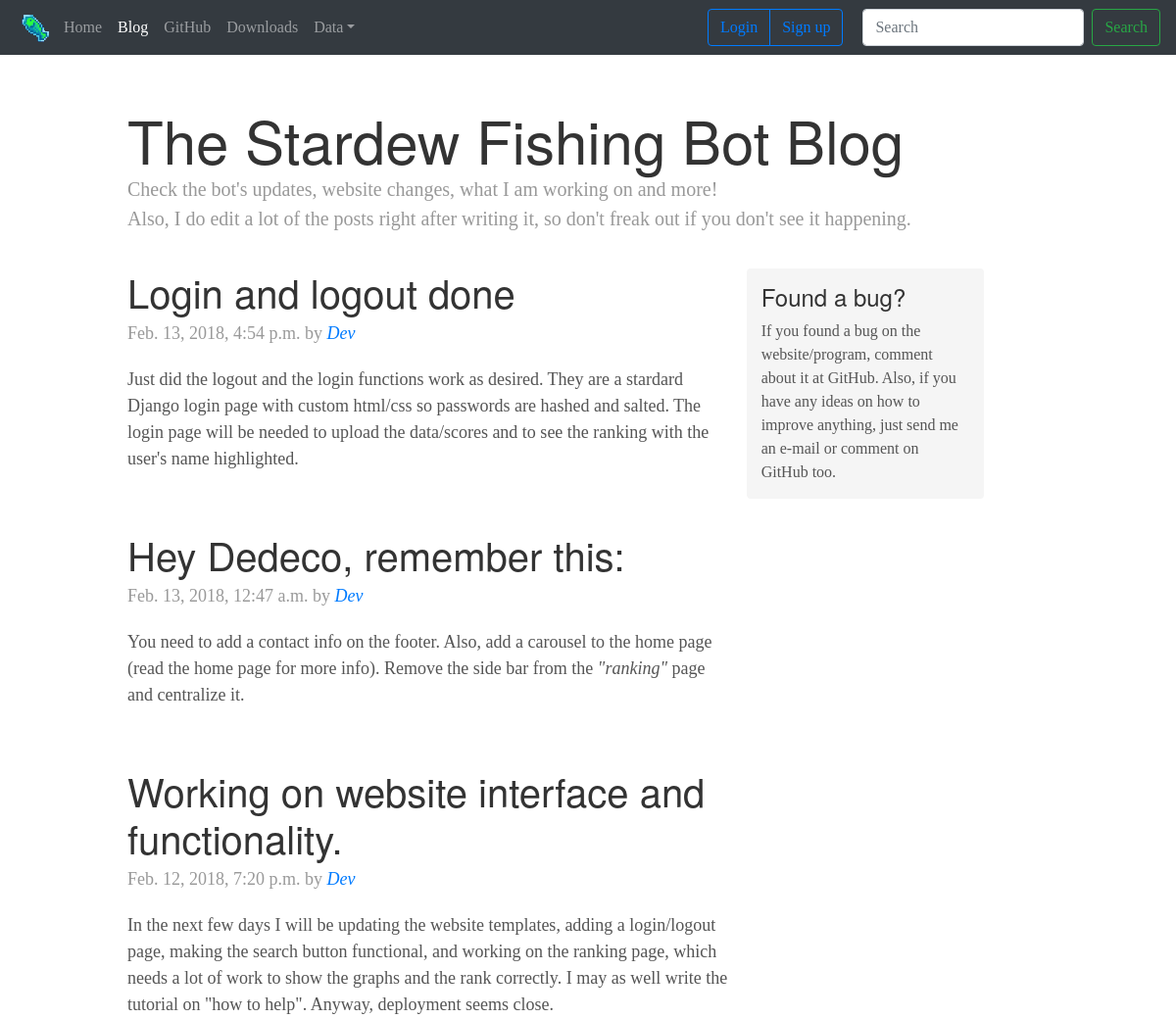
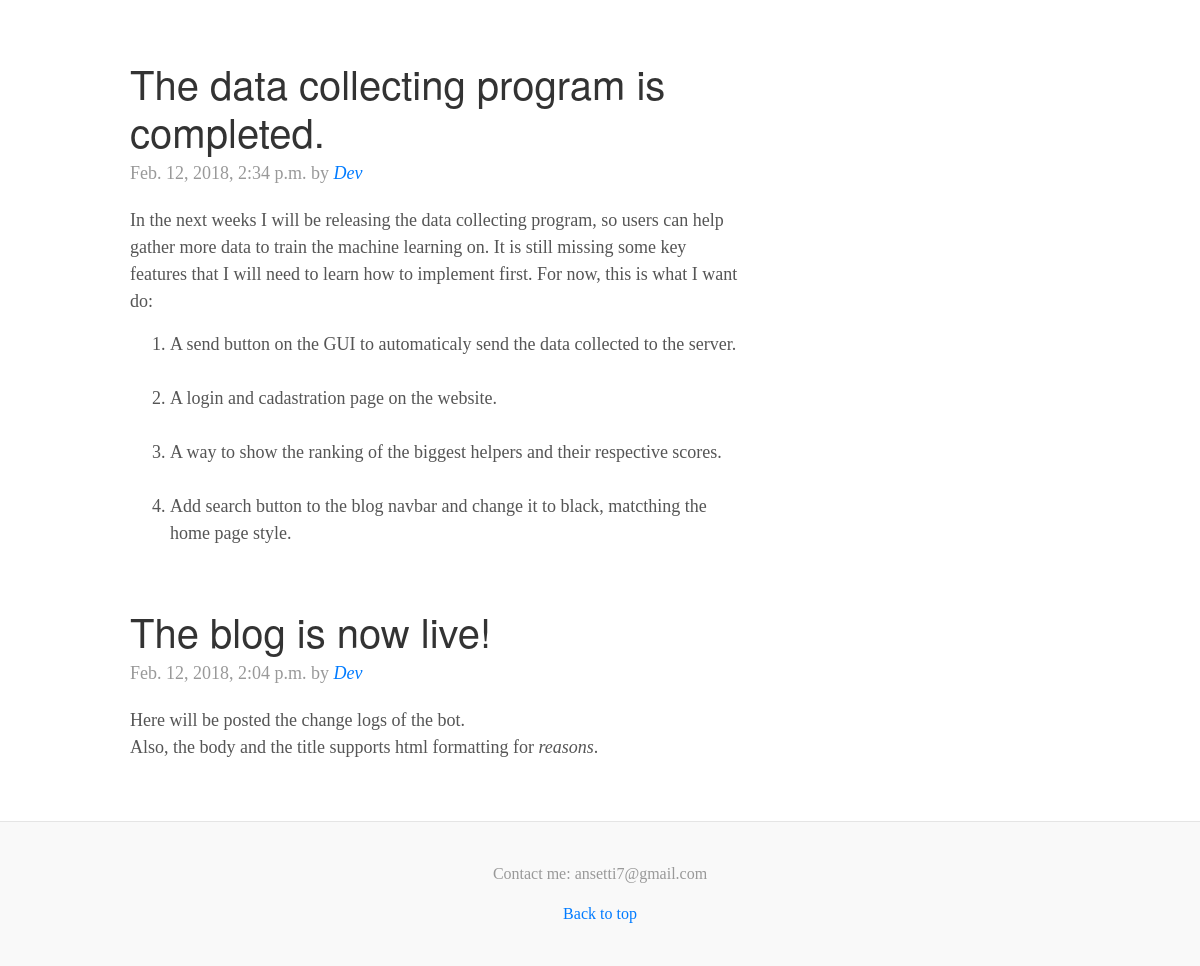
Screenshot of /blog/ with the database file from the repository (2 pictures, top to bottom).
### blog/models.py (models this page shows, shortened)
class Post(models.Model):
    title = models.CharField(max_length = 140)
    body = models.TextField()
    date = models.DateTimeField()
    author = models.CharField(max_length = 20, default = 'Dev')

### blog/templates/blog/index.html (shortened to what this page needs)
{% extends 'home/header_footer.html' %}
{% block title %}
  {% load staticfiles %}
  <link href="{% static 'css/jumbotron.css' %}" rel="stylesheet">
  <link href="{% static 'css/blog.css' %}" rel="stylesheet">
{% endblock title %}
{% block body %}
<div class="container">
  <div class="blog-header">
    <h1 class="blog-title">The Stardew Fishing Bot Blog</h1>
    <p class="lead blog-description">Check the bot's updates, website changes, what I am working on and more!<br> Also, I do edit a lot of the posts right after writing it, so don't freak out if you don't see it happening.<br></p>
  </div>
  <div class="row">
    <div class="col-sm-8 blog-main">
      <div class="blog-post">
        {% include 'blog/posts.html' %}
      </div>
    </div>
    <div class="col-sm-3 col-sm-offset-1 blog-sidebar">
      <div class="sidebar-module sidebar-module-inset">
        <h4>Found a bug?</h4>
        <p>If you found a bug on the website/program, comment about it at GitHub. Also, if you have any ideas on how to improve anything, just send me an e-mail or comment on GitHub too.</p>
      </div>
      </div>
  </div>
</div>
{% endblock body %}

### blog/templates/blog/posts.html
{% block content %}
	{% for post in object_list %}
	<div class="blog-post">
		<h2 class="blog-post-title">{{post.title|safe}}</h2>
        <p class="blog-post-meta">{{post.date}} by <a href="https://github.com/Setti7"><i>{{post.author}}</i></a></p>
        <p>{{post.body|safe|linebreaks}}</p>
    </div>
    {% endfor %}
{% endblock %}

### user/static/css/jumbotron.css (style rules this page uses)
body { padding-top: 3.5rem; }

### user/static/css/blog.css (style rules this page uses)
body { font-family: Georgia, "Times New Roman", Times, serif; color: #555; }
h1, .h1, h2, .h2, h3, .h3, h4, .h4, h5, .h5, h6, .h6 { margin-top: 0; font-family: "Helvetica Neue", Helvetica, Arial, sans-serif; font-weight: normal; color: #333; }
@media (min-width: 1200px) { .container { width: 970px; } }
.blog-header { padding-top: 20px; padding-bottom: 20px; }
.blog-title { margin-top: 30px; margin-bottom: 0; font-size: 60px; font-weight: normal; }
.blog-description { font-size: 20px; color: #999; }
.blog-main { font-size: 18px; line-height: 1.5; }
.sidebar-module { padding: 15px; margin: 0 -15px 15px; }
.sidebar-module-inset { padding: 15px; background-color: #f5f5f5; border-radius: 4px; }
.sidebar-module-inset p:last-child, .sidebar-module-inset ul:last-child, .sidebar-module-inset ol:last-child { margin-bottom: 0; }
.blog-post { margin-bottom: 60px; }
.blog-post-title { margin-bottom: 5px; font-size: 40px; }
.blog-post-meta { margin-bottom: 20px; color: #999; }

### rows the page displays
Post: title "Login and logout done", date "Feb. 13, 2018, 4:54 p.m.", author "Dev", body "Just did the logout and the login functions work as desired. They are a stardard Django login page with custom html/css so passwords are hashed and salted. The login page will be needed to upload the data/scores and to see the ranking with the user's name highlighted."
Post: title "Hey Dedeco, remember this:", date "Feb. 13, 2018, 12:47 a.m.", author "Dev", body "You need to add a contact info on the footer. Also, add a carousel to the home page (read the home page for more info). Remove the side bar from the \"ranking\" page and centralize it."
Post: title "Working on website interface and functionality.", date "Feb. 12, 2018, 7:20 p.m.", author "Dev", body "In the next few days I will be updating the website templates, adding a login/logout page, making the search button functional, and working on the ranking page, which needs a lot of work to show the graphs and the rank correctly. I may as well write the tutorial on \"how to help\". Anyway, deployment seems close."
Post: title "The data collecting program is completed.", date "Feb. 12, 2018, 2:34 p.m.", author "Dev", body "In the next weeks I will be releasing the data collecting program, so users can help gather more data to train the machine learning on. It is still missing some key features that I will need to learn how to implement first. For now, this is what I want do: A send button on the GUI to automaticaly send the data collected to the server. A login and cadastration page on the website. A way to show the ranking of the biggest helpers and their respective scores. Add search button to the blog navbar and change it to black, matcthing the home page style."
Post: title "The blog is now live!", date "Feb. 12, 2018, 2:04 p.m.", author "Dev", body "Here will be posted the change logs of the bot. Also, the body and the title supports html formatting for reasons ."
